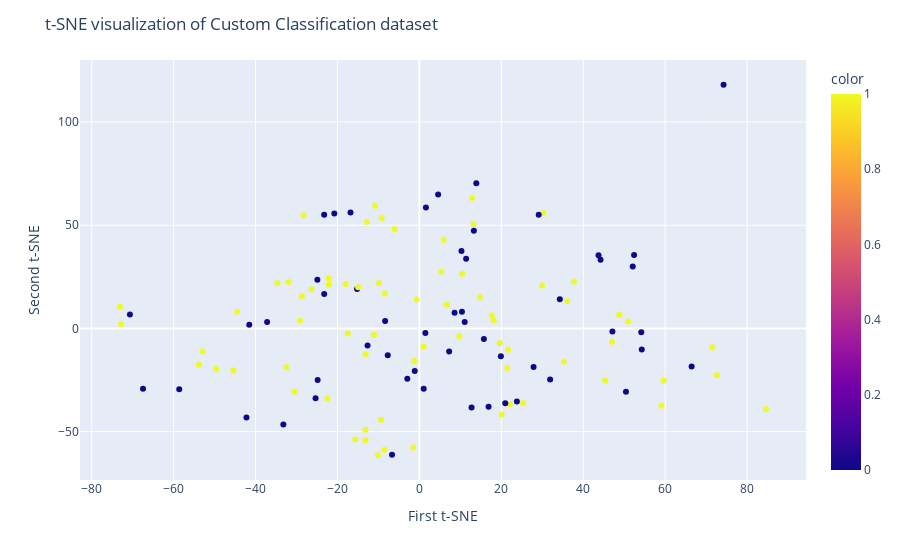

The code cell stored with this chart in its notebook:
### Code cell
### Feature Selection using SHAP
random.seed(42)
rf_model = RandomForestClassifier(n_estimators=100, class_weight='balanced', random_state=42)
rf_model.fit(X_train, y_train)
# --------  Train Gradient Boosting Classifier  --------
#xgb_model = GradientBoostingClassifier(n_estimators = 100, random_state = 42)
#xgb_model.fit(X_train, y_train)

# --------  SHAP Explanation --------
explainer = shap.Explainer(rf_model, X_train)
shap_values = explainer(X_train,check_additivity=False)  # This gives a (n_samples, n_features, 2) for binary classification

# --------  Extract SHAP Values for Class 1 --------
shap_values_class1 = shap_values.values[:, :, 1]  # shape: (n_samples, n_features)
#shap_values_class1 = shap_values.values[:, 1]
# --------  Compute SHAP Importance --------
shap_importance = np.abs(shap_values_class1).mean(axis=0)  # shape: (n_features,)

# --------  Build Feature Importance Table --------
feature_importance_df = pd.DataFrame({
    'feature': shap_values.feature_names,
    'shap_importance': shap_importance
}).sort_values(by='shap_importance', ascending=False)

# --------  Select Top K Features --------
top_k = 8
top_features = feature_importance_df['feature'].head(top_k).tolist()
print("Top Features: ", top_features)
print("Top features based on SHAP:\n", feature_importance_df.head(top_k))

# --------  Reduce X to Top Features --------

X = df[top_features]
imputer = KNNImputer(n_neighbors = 5, weights = 'uniform')
X_imputed = imputer.fit_transform(X)
X = pd.DataFrame(X_imputed, columns = X.columns)
X_train, X_test, y_train, y_test = train_test_split(X, y, test_size=0.30, random_state=42, stratify = y)


### t-distributed stochastic neighbor embedding (TSNE)
X_embedded = TSNE(n_components = 3, learning_rate = 'auto', init = 'random', perplexity = 3).fit_transform(X_train)
X_embedded.shape

fig = px.scatter(x = X_embedded[:, 0], y = X_embedded[:, 1], color = y_train)
fig.update_layout(
    title="t-SNE visualization of Custom Classification dataset",
    xaxis_title="First t-SNE",
    yaxis_title="Second t-SNE",
)
fig.show()

### Figure 1 — Plotly figure (JSON) as saved in the notebook; plotly's stock layout.template omitted (floating-point values rounded to 4 significant figures)
{"data": [{"hovertemplate": "x=%{x}<br>y=%{y}<br>color=%{marker.color}<extra></extra>", "legendgroup": "", "marker": {"color": [0, 0, 0, 0, 0, 0, 1, 0, 1, 0, 1, 0, 0, 1, 1, 0, 1, 1, 0, 0, 0, 0, 1, 1, 0, 1, 1, 0, 0, 1, 1, 1, 1, 1, 0, 0, 1, 0, 0, 1, 1, 1, 0, 1, 1, 0, 0, 0, 0, 0, 0, 0, 0, 1, 1, 1, 0, 1, 0, 0, 0, 1, 0, 1, 1, 1, 1, 1, 0, 1, 0, 1, 1, 1, 1, 0, 0, 1, 1, 1, 0, 0, 1, 1, 1, 1, 1, 1, 1, 1, 1, 0, 1, 0, 0, 1, 1, 1, 1, 1, 1, 1, 1, 1, 1, 0, 0, 0, 0, 1, 1, 1, 0, 1, 1, 1, 0, 1, 1, 1, 0, 0], "coloraxis": "coloraxis", "symbol": "circle"}, "mode": "markers", "name": "", "orientation": "v", "showlegend": false, "type": "scatter", "x": [12.73, 43.72, -2.948, 13.9, 54.16, 66.45, 22.09, -1.137, -15.61, 23.8, -22.46, -37.17, 15.74, -13.14, 50.96, 1.052, 71.5, 59.11, 10.27, -42.21, 34.27, 19.89, -73.07, -45.41, -33.21, -44.48, 25.33, -24.91, -15.22, -13.16, -14.96, -8.401, -34.63, -31.95, -16.82, -67.46, 5.334, -7.727, 74.25, 30.25, -49.6, 45.36, 20.96, -11.08, -12.76, 47.12, 11.41, 7.262, -8.368, -25.34, -58.62, 16.88, 11.06, 72.63, 21.45, 10.44, 52.4, -52.91, 44.22, -23.24, 31.91, -9.882, -41.53, -13.11, 19.63, -26.34, -22.07, -9.199, -70.66, 48.79, 4.574, 29.92, 20.09, -32.4, -10.14, 10.39, -24.84, 59.62, 1.048, -9.356, 1.459, 8.587, 84.59, 12.87, 14.8, -22.17, -10.81, 21.64, 5.925, -6.058, -0.6817, 29.12, -17.98, 50.42, 52.07, 17.66, -30.54, -1.483, 9.765, -1.268, 35.26, -72.86, 36.1, -28.28, 6.702, 1.598, -20.77, 54.28, -23.25, -28.68, -17.48, -29.15, -12.65, -53.83, 47.01, -8.532, -6.681, 13.21, 18.16, 37.7, 27.88, 13.3], "xaxis": "x", "y": [-38.24, 35.48, -24.37, 70.34, -1.891, -18.42, -36.7, -20.56, -53.77, -35.34, -34.03, 3.175, -5.161, -54.14, 3.363, -29.26, -9.213, -37.42, 37.5, -43.13, 14.09, -13.5, 10.46, -20.27, -46.49, 8.094, -36.16, 23.59, 19.12, -49.08, 19.95, 16.89, 21.91, 22.44, 56.17, -29.25, 27.62, -12.92, 118.0, 55.97, -19.7, -25.17, -36.21, -3.197, 51.51, -1.504, 33.72, -11.18, 3.6, -33.86, -29.42, -37.93, 3.065, -22.63, -19.14, 26.5, 35.59, -11.18, 33.3, 16.68, -24.68, 22.06, 1.73, -12.44, -7.072, 18.95, 21.13, 53.5, 6.698, 6.642, 64.92, 20.83, -41.68, -18.76, -61.42, 8.084, -24.99, -25.22, -8.775, -44.17, -2.211, 7.547, -39.2, 63.23, 15.16, 24.2, 59.46, -10.34, 42.92, 48.13, 14.06, 55.08, 21.53, -30.62, 30.05, 6.283, -30.67, -57.7, -3.747, -15.77, -16.08, 1.99, 13.2, 54.82, 11.42, 58.56, 55.62, -10.2, 55.04, 15.56, -2.397, 3.759, -8.291, -17.54, -6.445, -58.73, -61.2, 50.6, 3.863, 22.72, -18.66, 47.35], "yaxis": "y"}], "layout": {"coloraxis": {"colorbar": {"title": {"text": "color"}}, "colorscale": [[0, "#0d0887"], [0.1111, "#46039f"], [0.2222, "#7201a8"], [0.3333, "#9c179e"], [0.4444, "#bd3786"], [0.5556, "#d8576b"], [0.6667, "#ed7953"], [0.7778, "#fb9f3a"], [0.8889, "#fdca26"], [1, "#f0f921"]]}, "legend": {"tracegroupgap": 0}, "margin": {"t": 60}, "title": {"text": "t-SNE visualization of Custom Classification dataset"}, "xaxis": {"anchor": "y", "domain": [0, 1], "title": {"text": "First t-SNE"}}, "yaxis": {"anchor": "x", "domain": [0, 1], "title": {"text": "Second t-SNE"}}}}
